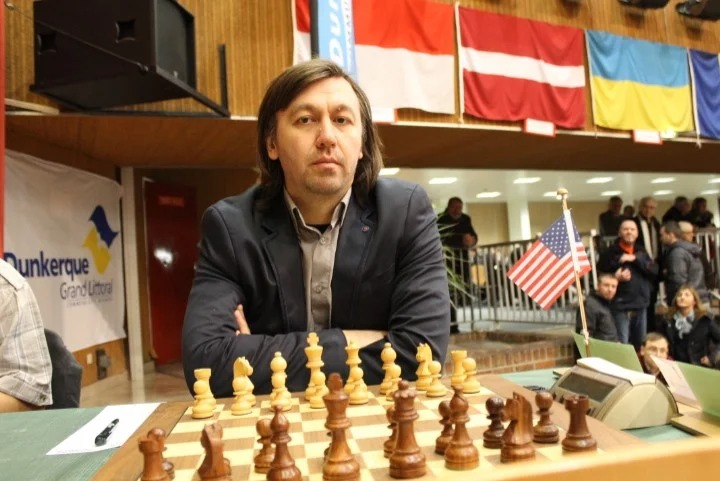
#> input picture video/assets/captures/ee/kamsky-source.jpg, 720 x 481 px
$ python -i miniature-mail.py   (imports and definitions only)
#> lines starting #> are read from the running program, lines starting #| are printed output that depends on the picture
#!/usr/bin/env python3
"""Version e-mail d'une miniature YouTube : 1072 × 603 px (le double des 536 px affichés dans l'e-mail), bouton lecture au centre, JPEG léger (≈ 100 Ko).
Le bouton est incrusté dans l'image : il s'affiche partout, Outlook compris (les superpositions en HTML n'y marchent pas).
Usage : python3 scripts/miniature-mail.py miniature-youtube.jpg|png sortie.jpg   (plusieurs paires possibles)"""
import sys
from PIL import Image, ImageDraw

def bouton(d):   # disque blanc légèrement translucide, triangle nuit, ombre douce
    n = 4; t = d * n; im = Image.new("RGBA", (t, t), (0, 0, 0, 0)); g = ImageDraw.Draw(im)
    g.ellipse((0, 0, t - 1, t - 1), fill=(255, 255, 255, 238)); r = t / 2
    g.polygon([(r - t * .13, r - t * .2), (r - t * .13, r + t * .2), (r + t * .22, r)], fill=(15, 20, 32, 255))
    return im.resize((d, d), Image.LANCZOS)

def miniature_mail(src, dst, largeur=1072):
#> called with src = '../assets/captures/ee/kamsky-source.jpg', dst = 'out.png', largeur = 1072
    im = Image.open(src).convert("RGB")
#> im is the input picture: PIL image 720x481 RGB; mean R, G, B 141.5, 111.9, 82.3
    w, h = im.size; hh = round(largeur * 9 / 16)
#> after `w, h = im.size`: w = 720; h = 481
    if abs(w / h - 16 / 9) > .01:   # recadre au 16:9 si besoin, au centre
        if w / h > 16 / 9: nw = round(h * 16 / 9); im = im.crop(((w - nw) // 2, 0, (w - nw) // 2 + nw, h))
        else: nh = round(w * 9 / 16); im = im.crop((0, (h - nh) // 2, w, (h - nh) // 2 + nh))
#> after `nh = round(w * 9 / 16)`: nh = 405
#> after `im = im.crop((0, (h - nh) // 2, w, (h - nh) // 2 + nh))`:
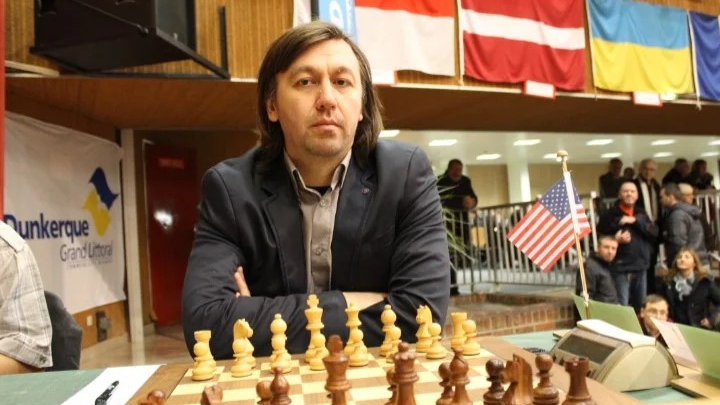
#> im: PIL image 720x405 RGB; mean R, G, B 134.3, 108.7, 82.3
    im = im.resize((largeur, hh), Image.LANCZOS)
#> im: PIL image 1072x603 RGB
    ombre = Image.new("RGBA", im.size, (0, 0, 0, 0)); d = round(largeur * .14)
#> after `ombre = Image.new('RGBA', im.size, (0, 0, 0, 0))`: ombre: PIL image 1072x603 RGBA; every value is 0
    ImageDraw.Draw(ombre).ellipse(((largeur - d) // 2 - 6, (hh - d) // 2 - 2, (largeur + d) // 2 + 6, (hh + d) // 2 + 10), fill=(0, 0, 0, 70))
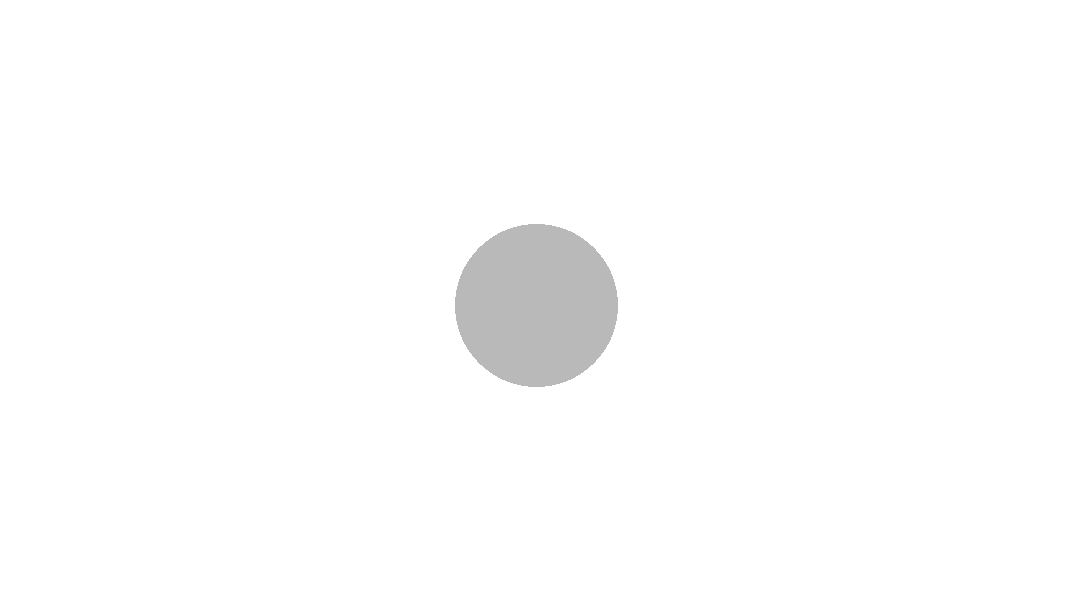
#> ombre: PIL image 1072x603 RGBA; mean R, G, B, A 0, 0, 0, 2.3; transparent parts drawn white
    im = Image.alpha_composite(im.convert("RGBA"), ombre)
#> im: PIL image 1072x603 RGBA
    b = bouton(d); im.alpha_composite(b, ((largeur - d) // 2, (hh - d) // 2))
#> in bouton, `im = Image.new('RGBA', (t, t), (0, 0, 0, 0))`: im: PIL image 600x600 RGBA; every value is 0
#> in bouton, `return im.resize((d, d), Image.LANCZOS)`:
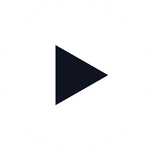
#> returned value: PIL image 150x150 RGBA; mean R, G, B, A 189.8, 190.2, 191, 188.3; transparent parts drawn white
#> after `im.alpha_composite(b, ((largeur - d) // 2, (hh - d) // 2))`:
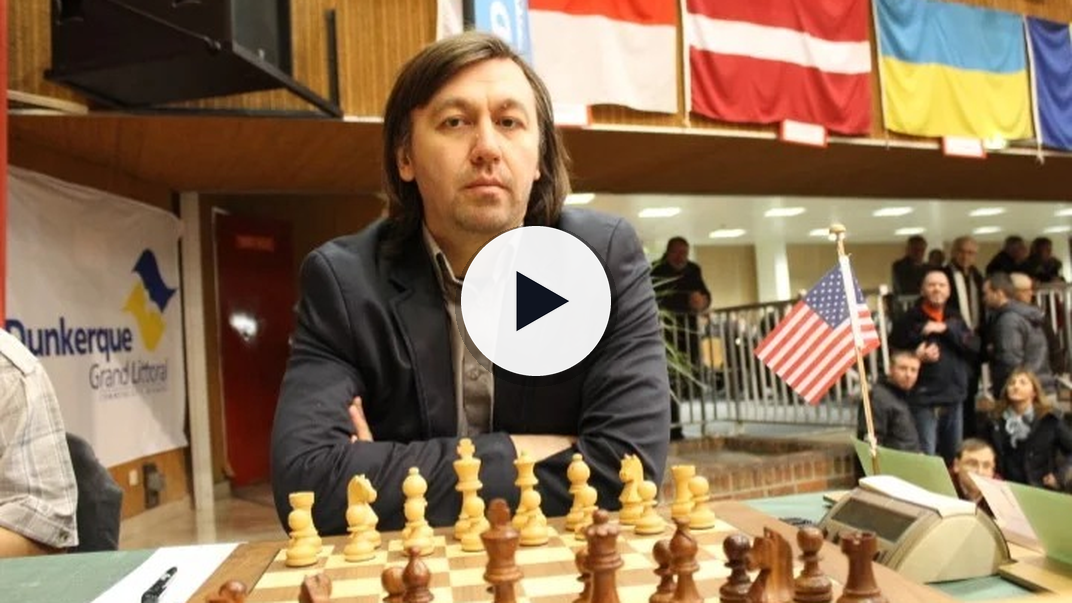
#> im: PIL image 1072x603 RGBA; mean R, G, B, A 138.4, 113, 86.9, 255
    im.convert("RGB").save(dst, quality=82, optimize=True, progressive=True)

# [3 lines not run here, left out]

>>> result = miniature_mail('../assets/captures/ee/kamsky-source.jpg', 'out.png')
